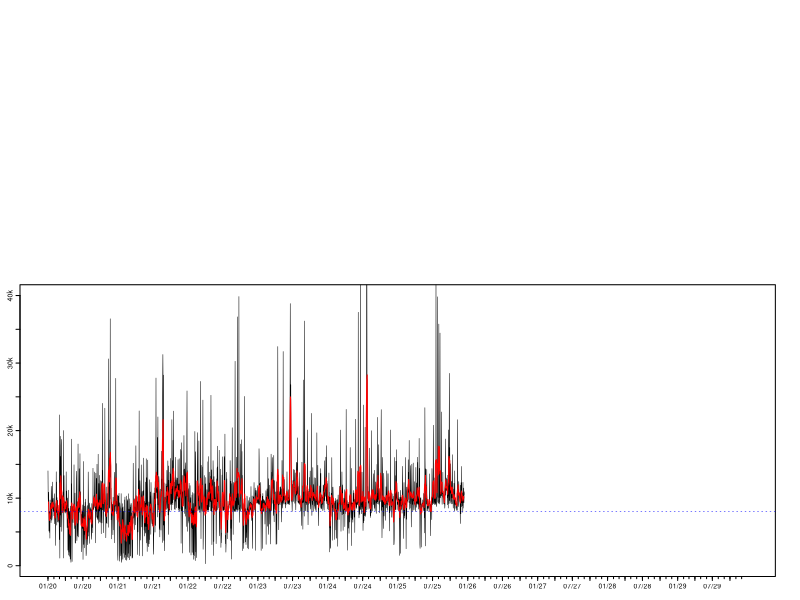

Write the R code that produced this figure. (Note: this script raises an error after producing the figure.)
##### Load libraries and initialise data ------------------------------------------------------------------

# Load libraries
library(tidyverse)
library(zoo)
library(grid)
library(gridBase)

# Set working directory
setwd("~/GitHub/CountingSteps")

# Load in step data
data <- read.csv("Data/StepData.csv")

# Format date objects
names(data)[1] <- "Year"
data <- mutate(data, Date = as.Date(paste(Month, Day, Year, sep = "/"), "%m/%d/%Y"))





##### Plot distribution of daily step counts --------------------------------------------------------------

# Function to generate histogram
hPlot <- function(){
  par(lwd = 0.5)
  histColours <-  c(colorRampPalette(c("red4", "red"), 0.5)(8), 
                    colorRampPalette(c("green", "green4"))(8), rep("green4", 24))
  h <- hist(data$Steps, breaks = seq(0, 40000, by = 1000), plot = FALSE)
  h$density <- h$counts/sum(h$counts)*100
  plot(h, freq = FALSE, xlab = "", xaxt = "n",
       ylab = "", yaxt = "n", col = histColours, main = "", ylim = c(0, 30))
  axis(side = 1, at = seq(0, 40000, by = 5000), labels = c("0", "", "10k", "", "20k", "", "30k", "", "40k"))
  axis(side = 2, at = seq(0, 30, by = 5), labels = c("0%", "", "10%", "", "20%", "", "30%"),
       mgp = c(0, 0.17, 0))
  abline(v = 8000, col = "blue", lty = 3, lwd = 0.5)
  box(lwd = 1)}





##### Plot moving average and daily counts ----------------------------------------------------------------

# Function to generate time series plot
tPlot <- function(){
  plot(data$Date, data$Steps, type = "l", ylim = c(0, 40000), xlab = "", xaxt = "n",
       ylab = "", yaxt = "n", lwd = 0.5)
  axis.Date(1, at = seq(min(data$Date), max(data$Date), by = "3 mon"), format = "%m/%y", cex.axis = 0.40)
  axis.Date(1, at = seq(min(data$Date), max(data$Date), by = "1 mon"), labels = FALSE, tcl = -0.11)
  axis(side = 2, at = seq(0, 40000, by = 5000), labels = c("0", "", "10k", "", "20k", "", "30k", "", "40k"),
       mgp = c(0, 0.17, 0))
  lines(data$Date, rollmean(data$Steps, 7, fill = list(NA, NULL, NA)), col = "red", lwd = 1)
  abline(h = 8000, col = "blue", lty = 3, lwd = 0.5)}





##### Get overall step count stats ------------------------------------------------------------------------

# Get longest goal streak
goalStreak <- rle(data$Steps >= 8000)
goalStreak <- max(goalStreak$lengths[goalStreak$values == TRUE])

# Calculate total steps, total distance, and average daily steps
# Also calculate rate that goal is met; include longest goal streak
stepStats <- c(sum(data$Steps),
               round(sum(data$Steps)*0.427/1000, 0),
               round(mean(data$Steps), 0),
               round(length(data$Steps[data$Steps >= 8000])/nrow(data)*100, 2),
               goalStreak)

# Get total and mean step count, goal rate over last 30 days
data30 <- data[(nrow(data)-30):nrow(data), ]
step30Stats <- c(sum(data30$Steps),
                 round(mean(data30$Steps), 0),
                 round(length(data30$Steps[data30$Steps >= 8000])/nrow(data30)*100, 2))





##### Combine plots into a single canvas ------------------------------------------------------------------

# Prepare graphics device
tiff(filename = "StepData.tif", width = 3304, height = 2272, units = "px", res = 800, compression = "lzw")

# Create blank page
grid.newpage()
plot.new()

# Set grid layout and activate it
gly <- grid.layout(800, 1200)
pushViewport(viewport(layout = gly))

# Plot step count time series
pushViewport(vp = viewport(layout.pos.row = 370:790, layout.pos.col = 1:1175))
par(fig = gridFIG(), mar = c(0.8, 1, 0.4, 0.4), cex.axis = 0.42, tcl = -0.2, mgp = c(0, -0.2, 0))
par(new = TRUE)
tPlot()
popViewport()

# Plot step count histogram
pushViewport(vp = viewport(layout.pos.row = 15:350, layout.pos.col = 1:700))
par(fig = gridFIG(), mar = c(0.3, 1, 0.4, 0.4), cex.axis = 0.42, tcl = -0.2, mgp = c(0, -0.2, 0))
par(new = TRUE)
hPlot()
popViewport()

# Create figure labels
grid.text(label = c("Daily Step Count", "(Distribution)", "Daily Step Count", "(Time Series)"),
          x = c(0.549, 0.549, 0.061, 0.061), y = c(0.932, 0.915, 0.488, 0.471),
          hjust = c(1, 1, 0, 0), gp = gpar(cex = 0.3))

# Create legend (top)
grid.text(label = c("Above Goal", "Below Goal"),
          x = rep(0.486, 2), y = c(0.882, 0.865),
          hjust = 0, gp = gpar(cex = 0.3))
grid.rect(x = rep(0.476, 2), y = c(0.882, 0.865),
          width = rep(0.008, 2), height = rep(0.010, 2),
          gp = gpar(col = c("green", "red"), fill = c("green", "red")))

# Create legend (bottom)
grid.text(label = c("Daily Count", "7-Day Average", "Daily Goal"),
          x = rep(0.085, 3), y = c(0.440, 0.423, 0.408),
          hjust = 0, gp = gpar(cex = 0.3))
grid.segments(x0 = rep(0.061, 3), y0 = c(0.443, 0.426, 0.411),
              x1 = rep(0.081, 3), y1 = c(0.443, 0.426, 0.411),
              gp = gpar(col = c("black", "red", "blue"), lty = c(1, 1, 3), lwd = 0.5))

# Summary stats
grid.text(label = c(paste0(stepStats[2], " km"), "Total Distance",
                    paste0(stepStats[1]), "Total Steps",
                    paste0(stepStats[3]), "Average Daily Steps",
                    paste0(sprintf(stepStats[4], fmt = "%#.2f"), "%"), "Goal Success Rate",
                    paste0(stepStats[5], " days"), "Longest Goal Streak",
                    paste0(step30Stats[1]), "30-day Total Steps",
                    paste0(step30Stats[2]), "30-day Average Daily Steps",
                    paste0(sprintf(step30Stats[3], fmt = "%#.2f"), "%"), "30-day Goal Success Rate"),
          x = rep(c(0.605, 0.709), 8), rep(c(seq(0.946, 0.755, length.out = 5),
                                             seq(0.695, 0.597, length.out = 3)), each = 2), hjust = 0,
          gp = gpar(cex = 0.5, col = c(rep(c("blue", "black"), 5), rep(c("purple", "black"), 3))))
grid.segments(x0 = 0.605, y0 = 0.725, x1 = 0.958, y1 = 0.725, gp = gpar(lwd = 0.65))

# Deactivate grid layout; finalise graphics save
popViewport()
dev.off()
